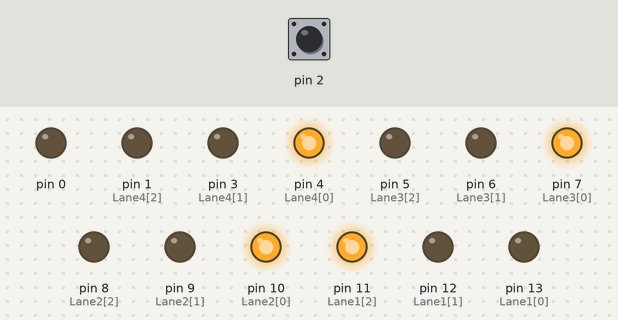
The sketch below on a simulated Arduino Uno, built with avr-gcc and run on an emulated ATmega328P. Parts: output pins drawn as LEDs (lit = HIGH). Inputs (shaded band) come from the test bench; at power-on: pin 2 LOW.

Above: at 1.2 s.
1.3 s: pin 2 driven HIGH
At 2.1 s:
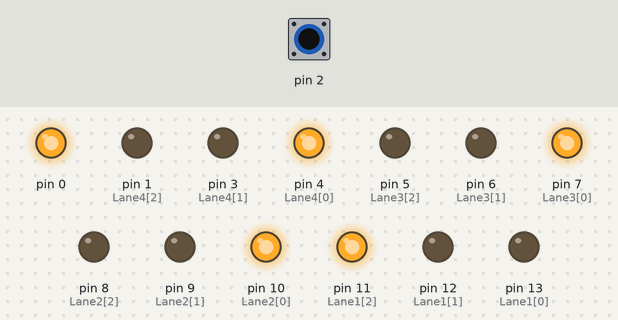
2.8 s: pin 2 pulsed LOW 5 times (0.12 s each, 0.3 s apart)
At 7.21 s:
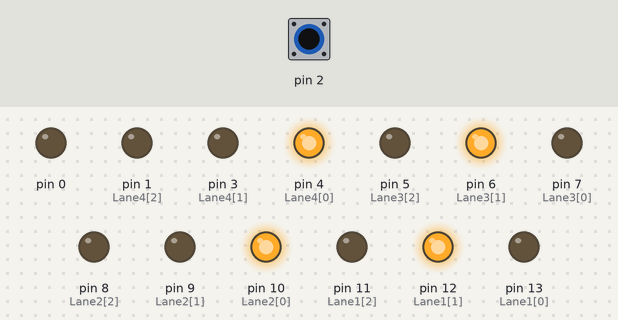
7.3 s: pin 2 pulsed LOW 2 times (0.12 s each, 0.3 s apart)
At 11.1 s:
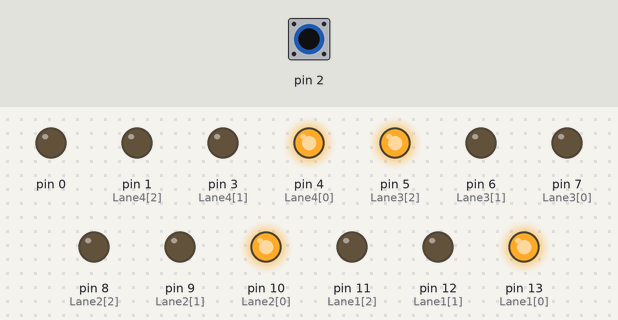
Timing chart, 0 to 21.5 s (numbered marks = the images above; inputs shaded):
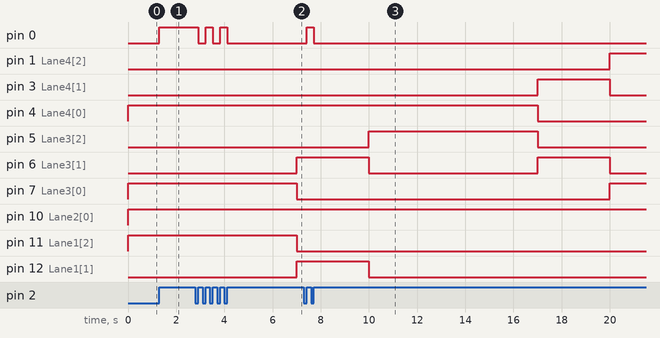

Measured:
- after the input at 1.3 s, pin 0: LOW → HIGH at once
- after the input at 2.8 s, pin 0: alternates HIGH for 0.30 s and LOW for 0.30 s, 5 changes in all, then stays LOW, starting after 0.12 s; pin 6 (Lane3[1]): LOW → HIGH after 4.2 s; pin 7 (Lane3[0]): HIGH → LOW after 4.2 s
- after the input at 7.3 s, pin 0: LOW → HIGH after 0.12 s, → LOW 0.30 s later

The sketch:

ARDUINO_PROJECT.ino
```cpp
volatile boolean ledOn = false;
int Lane1[] = {13,12,11};
int Lane2[] = {10,9,8};
int Lane3[] = {7,6,5};
int Lane4[] = {4,3,1};


void setup()
{

  pinMode(0,OUTPUT);
  pinMode(2,INPUT);
  attachInterrupt(0,buttonPressed,RISING);

  for (int i = 0; i < 3; i++)
  {
    pinMode(Lane1[i], OUTPUT);
    pinMode(Lane2[i], OUTPUT);
    pinMode(Lane3[i], OUTPUT);
    pinMode(Lane4[i], OUTPUT);
  }


  for (int i = 0; i < 3; i++)
  {
    digitalWrite(Lane1[i], LOW);
    digitalWrite(Lane2[i], LOW);
    digitalWrite(Lane3[i], LOW);
    digitalWrite(Lane4[i], LOW);
  }

}

void check()
{
  if(ledOn==HIGH)
  {
    allRed();
  }
}

void normal()
{
  digitalWrite(Lane1[2], HIGH);
  digitalWrite(Lane3[0], HIGH);
  digitalWrite(Lane4[0], HIGH);
  digitalWrite(Lane2[0], HIGH);

  digitalWrite(Lane1[1], LOW);
  digitalWrite(Lane3[1], LOW);
  digitalWrite(Lane4[1], LOW);
  digitalWrite(Lane2[1], LOW);

  digitalWrite(Lane1[0], LOW);
  digitalWrite(Lane3[2], LOW);
  digitalWrite(Lane4[2], LOW);
  digitalWrite(Lane2[2], LOW);
  check();
  delay(7000);
  check();
  digitalWrite(Lane1[2], LOW);
  digitalWrite(Lane1[1], HIGH);
  digitalWrite(Lane1[0], LOW);

  digitalWrite(Lane3[0], LOW);
  digitalWrite(Lane3[1], HIGH);
  digitalWrite(Lane3[2], LOW);

  digitalWrite(Lane2[0], HIGH);
  digitalWrite(Lane2[1], LOW);
  digitalWrite(Lane2[2], LOW);

  digitalWrite(Lane4[0], HIGH);
  digitalWrite(Lane4[1], LOW);
  digitalWrite(Lane4[2], LOW);
  check();
  delay(3000);
  check();
  digitalWrite(Lane1[0], HIGH);
  digitalWrite(Lane1[1], LOW);
  digitalWrite(Lane1[2], LOW);

  digitalWrite(Lane3[0], LOW);
  digitalWrite(Lane3[1], LOW);
  digitalWrite(Lane3[2], HIGH);

  digitalWrite(Lane2[0], HIGH);
  digitalWrite(Lane2[1], LOW);
  digitalWrite(Lane2[2], LOW);

  digitalWrite(Lane4[0], HIGH);
  digitalWrite(Lane4[1], LOW);
  digitalWrite(Lane4[2], LOW);

  check();
  delay(7000);
  check();
  digitalWrite(Lane2[0], HIGH);
  digitalWrite(Lane2[1], LOW);
  digitalWrite(Lane2[2], LOW);

  digitalWrite(Lane3[0], LOW);
  digitalWrite(Lane3[1], HIGH);
  digitalWrite(Lane3[2], LOW);

  digitalWrite(Lane4[0], LOW);
  digitalWrite(Lane4[1], HIGH);
  digitalWrite(Lane4[2], LOW);

  digitalWrite(Lane1[0], HIGH);
  digitalWrite(Lane1[1], LOW);
  digitalWrite(Lane1[2], LOW);

  check();
  delay(3000);
  check();
  digitalWrite(Lane2[0], HIGH);
  digitalWrite(Lane2[1], LOW);
  digitalWrite(Lane2[2], LOW);

  digitalWrite(Lane3[0], HIGH);
  digitalWrite(Lane3[1], LOW);
  digitalWrite(Lane3[2], LOW);

  digitalWrite(Lane1[0], HIGH);
  digitalWrite(Lane1[1], LOW);
  digitalWrite(Lane1[2], LOW);

  digitalWrite(Lane4[0], LOW);
  digitalWrite(Lane4[1], LOW);
  digitalWrite(Lane4[2], HIGH);

  check();
  delay(7000);
  check();
  digitalWrite(Lane2[0], LOW);
  digitalWrite(Lane2[1], HIGH);
  digitalWrite(Lane2[2], LOW);

  digitalWrite(Lane1[0], HIGH);
  digitalWrite(Lane1[1], LOW);
  digitalWrite(Lane1[2], LOW);

  digitalWrite(Lane3[0], HIGH);
  digitalWrite(Lane3[1], LOW);
  digitalWrite(Lane3[2], LOW);

  digitalWrite(Lane4[0], LOW);
  digitalWrite(Lane4[1], HIGH);
  digitalWrite(Lane4[2], LOW);

  check();
  delay(3000);
  check();
  digitalWrite(Lane2[0], LOW);
  digitalWrite(Lane2[1], LOW);
  digitalWrite(Lane2[2], HIGH);

  digitalWrite(Lane3[0], HIGH);
  digitalWrite(Lane3[1], LOW);
  digitalWrite(Lane3[2], LOW);

  digitalWrite(Lane1[0], HIGH);
  digitalWrite(Lane1[1], LOW);
  digitalWrite(Lane1[2], LOW);

  digitalWrite(Lane4[0], HIGH);
  digitalWrite(Lane4[1], LOW);
  digitalWrite(Lane4[2], LOW);

  check();
  delay(7000);
  check();

  digitalWrite(Lane3[0], HIGH);
  digitalWrite(Lane3[1], LOW);
  digitalWrite(Lane3[2], LOW);

  digitalWrite(Lane4[0], HIGH);
  digitalWrite(Lane4[1], LOW);
  digitalWrite(Lane4[2], LOW);

  digitalWrite(Lane2[0], LOW);
  digitalWrite(Lane2[1], HIGH);
  digitalWrite(Lane2[2], LOW);

  digitalWrite(Lane1[0], LOW);
  digitalWrite(Lane1[1], HIGH);
  digitalWrite(Lane1[2], LOW);
  check();
  delay(3000);
  check();
}


void allRed()
{
  if(digitalRead(Lane1[2])==HIGH)
  {
       digitalWrite(Lane1[2],LOW);
       digitalWrite(Lane1[1],HIGH);
       delay(2000);
  }
  if(digitalRead(Lane2[2])==HIGH)
  {
       digitalWrite(Lane2[2],LOW);
       digitalWrite(Lane2[1],HIGH);
       delay(2000);
  }
if(digitalRead(Lane3[2])==HIGH)
  {
       digitalWrite(Lane3[2],LOW);
       digitalWrite(Lane3[1],HIGH);
       delay(2000);
  }
  if(digitalRead(Lane4[2])==HIGH)
  {
       digitalWrite(Lane4[2],LOW);
       digitalWrite(Lane4[1],HIGH);
       delay(2000);
  }

   digitalWrite(Lane1[0], HIGH);
   digitalWrite(Lane3[0], HIGH);
   digitalWrite(Lane4[0], HIGH);
   digitalWrite(Lane2[0], HIGH);

   digitalWrite(Lane1[1], LOW);
   digitalWrite(Lane3[1], LOW);
   digitalWrite(Lane4[1], LOW);
   digitalWrite(Lane2[1], LOW);

   digitalWrite(Lane1[2], LOW);
   digitalWrite(Lane3[2], LOW);
   digitalWrite(Lane4[2], LOW);
   digitalWrite(Lane2[2], LOW);
   if(ledOn==HIGH)
   {
    allRed();   }
}

void loop()
 {
 if(ledOn == HIGH)
 {
  allRed();
 }

  else{
   normal();
  }
  }


  void buttonPressed(){
    if (ledOn){
      ledOn = false;
      digitalWrite(0,LOW);
    }else{
      ledOn = true;
      digitalWrite(0,HIGH);
      }
  }
```
